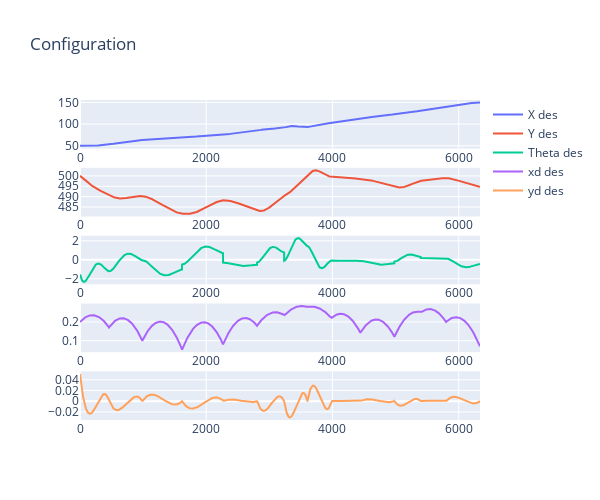

Notebook code for this chart:
### Code cell
evaluate = State_Reconstruction(rrt.confs, rrt.commands, rrt.accs_robF, jerk)
# evaluate.rec_states()
evaluate.plot_stuff()

### Figure 1 — Plotly figure (JSON) as saved in the notebook; plotly's stock layout.template omitted (floating-point values rounded to 4 significant figures; data arrays with more than 128 entries replaced by an {"elided": "..."} marker saying what was removed)
{"data": [{"name": "X des", "type": "scatter", "x": {"elided": "6337 float values"}, "xaxis": "x", "y": {"elided": "6337 float values"}, "yaxis": "y"}, {"name": "Y des", "type": "scatter", "x": {"elided": "6337 float values"}, "xaxis": "x2", "y": {"elided": "6337 float values"}, "yaxis": "y2"}, {"name": "Theta des", "type": "scatter", "x": {"elided": "6337 float values"}, "xaxis": "x3", "y": {"elided": "6337 float values"}, "yaxis": "y3"}, {"name": "xd des", "type": "scatter", "x": {"elided": "6337 float values"}, "xaxis": "x4", "y": {"elided": "6337 float values"}, "yaxis": "y4"}, {"name": "yd des", "type": "scatter", "x": {"elided": "6337 float values"}, "xaxis": "x5", "y": {"elided": "6337 float values"}, "yaxis": "y5"}], "layout": {"height": 500, "title": {"text": "Configuration"}, "width": 600, "xaxis": {"anchor": "y", "domain": [0, 1]}, "xaxis2": {"anchor": "y2", "domain": [0, 1]}, "xaxis3": {"anchor": "y3", "domain": [0, 1]}, "xaxis4": {"anchor": "y4", "domain": [0, 1]}, "xaxis5": {"anchor": "y5", "domain": [0, 1]}, "yaxis": {"anchor": "x", "domain": [0.848, 1]}, "yaxis2": {"anchor": "x2", "domain": [0.636, 0.788]}, "yaxis3": {"anchor": "x3", "domain": [0.424, 0.576]}, "yaxis4": {"anchor": "x4", "domain": [0.212, 0.364]}, "yaxis5": {"anchor": "x5", "domain": [0, 0.152]}}}
